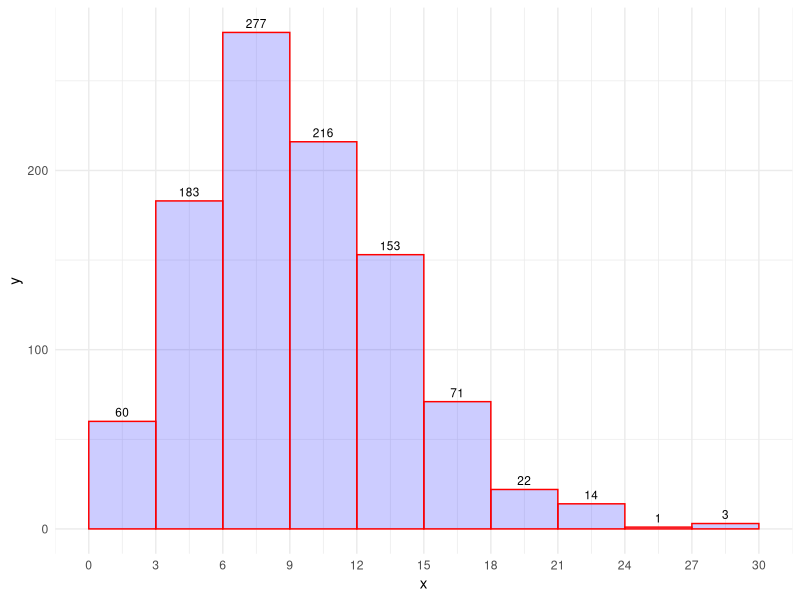
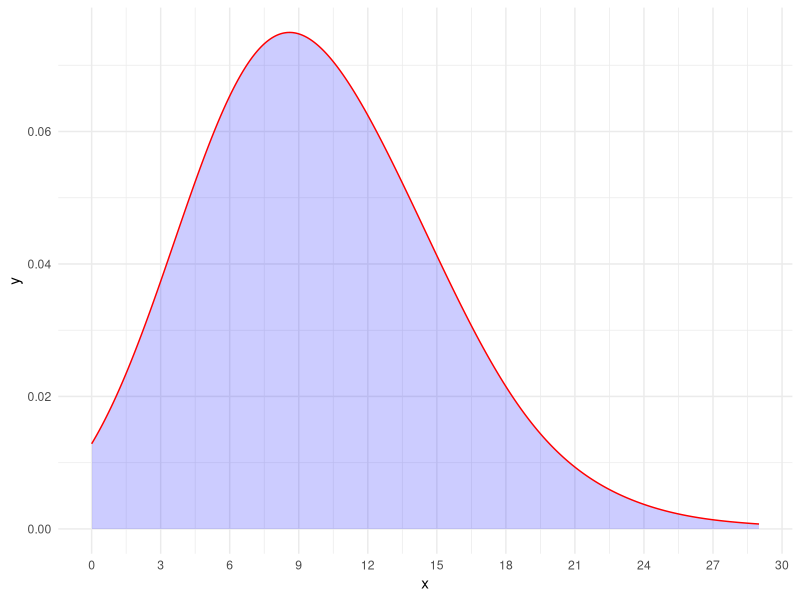
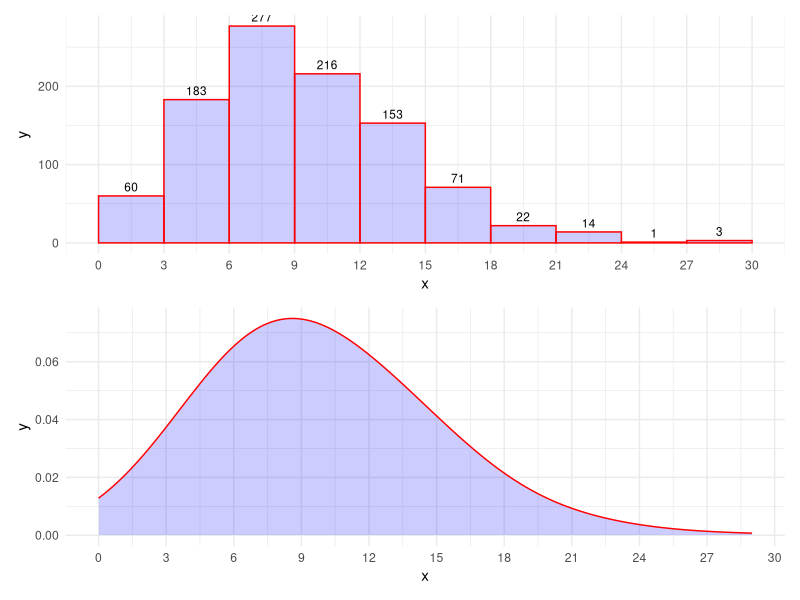

Generate these figures, in order, with R:
# load the packages ----------------------------------------------------------
library(tidyverse)
library(patchwork)


# data ----------------------------------------------------------------------- 

# generate some random data from a negative binomial distribution
set.seed(123)
x <- rnbinom(1000, 10, 0.5)

# create a tibble with the data
dat <- as_tibble(x) %>% 
 rename(x = value)

# find the range of the values
range(dat$x)


# plots --------------------------------------------------------------------------

# create an histogram (with the frequency polygon)
p1 <- ggplot(data=dat, aes(x=x)) +
  geom_histogram(binwidth = 3, fill = "blue", color = "red", alpha = 0.2, boundary=0) + 
  stat_bin(binwidth = 3, geom="text", aes(label=..count..), size = 3, vjust=-0.5, boundary=0) +
  #geom_freqpoly(binwidth = 3, size = 1, boundary=0) +
  expand_limits(x = 0, y = 0) +
  scale_x_continuous(breaks = seq(0, 30, 3)) +
  theme_minimal()

p1 


# create an equivalent density plot
p2 <- ggplot(data=dat, aes(x=x)) +
  geom_density(bw=3, fill = "blue", color = "red", alpha = 0.2) + 
  expand_limits(x = 0, y = 0) +
  scale_x_continuous(breaks = seq(0, 30, 3)) +
  theme_minimal()

p2 


# combine vertically the two plots
p1 / p2



# Exercise: try to change the binwith from the histogram and bw from density plot
